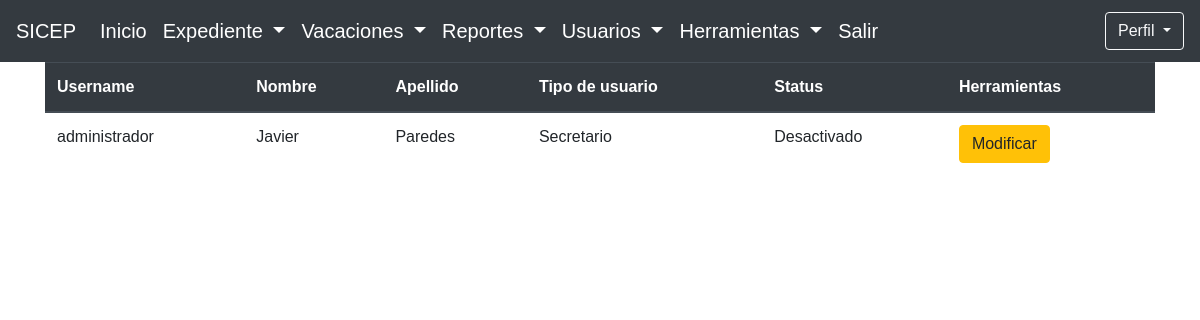
/main/consulta_user.php, run on an earlier commit of the app's database.
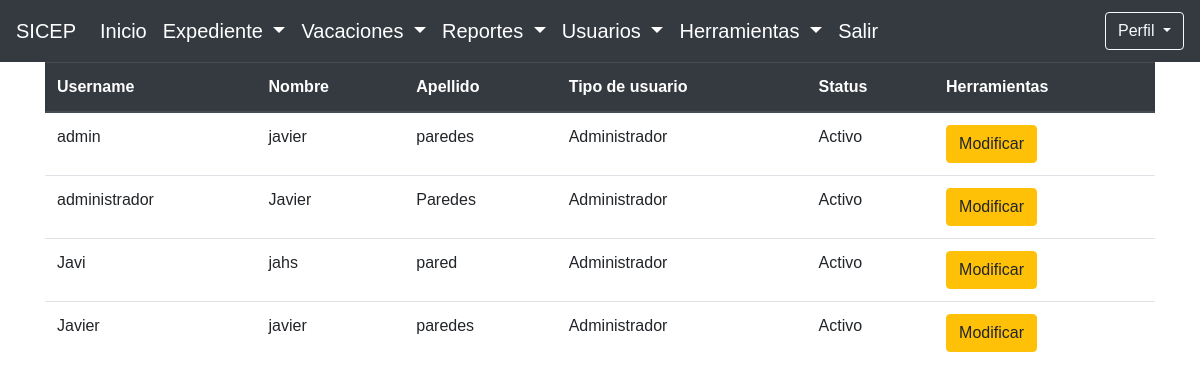
And on a later commit of the database.
### tables this page shows
CREATE TABLE `usuario` (
  `username` varchar(15) NOT NULL,
  `nombre` varchar(20) NOT NULL,
  `apellido` varchar(20) NOT NULL,
  `id_tipo` tinyint(1) NOT NULL,
  `status` int(1) NOT NULL,
  `password` varchar(100) NOT NULL
);

### php/funciones.php (called while the page is built, shortened)
<?php
	include 'conexion.php';
	function listadoUsuarios()
	{
		global $conexion;
		$sql = "SELECT * FROM usuario";
		return $conexion->query($sql);
	}
?>

### main/consulta_user.php (the view, shortened to what this page needs)
<?php
	include '../php/conexion.php';
	include '../php/funciones.php';
    $result = listadoUsuarios();
?>
<!DOCTYPE html>
<html lang="es">
<head>
	<link rel="stylesheet" type="text/css" href="../css/bootstrap.min.css">
	<link rel="stylesheet" type="text/css" href="../css/main.css">
</head>
<body>
	<?php include 'menu.php'; ?>
	<div class="table-responsive container">
		<table class="table" id="tabla">
			<thead class="thead-dark bg-primary">
				<tr>
					<th scope="col">Username</th>
					<th scope="col">Nombre</th>
					<th scope="col">Apellido</th>
					<th scope="col">Tipo de usuario</th>
					<th scope="col">Status</th>
					<th scope="col">Herramientas</th>
				</tr>
			</thead>
			<tbody>
				<?php while ($row=$result->fetch_assoc()) {
						$datos=$row['username']."||"
							  .$row['nombre']."||"
							  .$row['apellido']."||"
							  .$row['status'];
					?>
					<tr>
						<td><?php echo $row['username'];?></td>
						<td><?php echo $row['nombre'];?></td>
						<td><?php echo $row['apellido'];?></td>
						<td><?php if ($row['id_tipo'] == 1){
								echo "Administrador";
							}else{
								echo "Secretario";
							}
							?></td>
						<td><?php if ($row['status'] == 1){
								echo "Activo";
							}else{
								echo "Desactivado";
							}
							?></td>
						<td><button type="button" class="btn btn-warning glyphicon glyphicon-pencil" id="modificar" name="modificar" data-toggle="modal"  data-target="#exampleModalCenter" onclick="agregar_form('<?php echo $datos ?>')">
							Modificar
							</button></td>
					</tr>
 				<?php } ?>
			</tbody>
		</table>
	</div>
</body>
</html>

What changed in the data, as far as the page shows it:
added usuario: username "admin", nombre "javier", apellido "paredes", shows "Administrador", shows "Activo"
changed usuario "administrador": id_tipo "Secretario" → "Administrador"; status "Desactivado" → "Activo"
added usuario: username "Javi", nombre "jahs", apellido "pared", shows "Administrador", shows "Activo"
added usuario: username "Javier", nombre "javier", apellido "paredes", shows "Administrador", shows "Activo"
